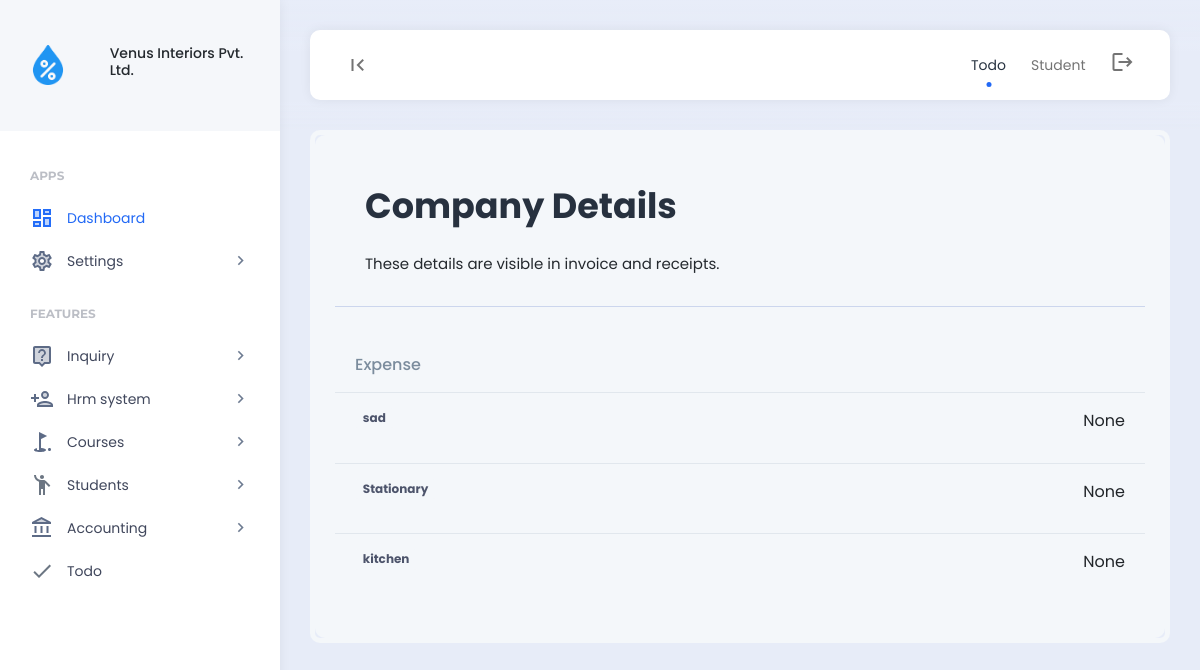
The page /finance_setup/ on the database as committed earlier.
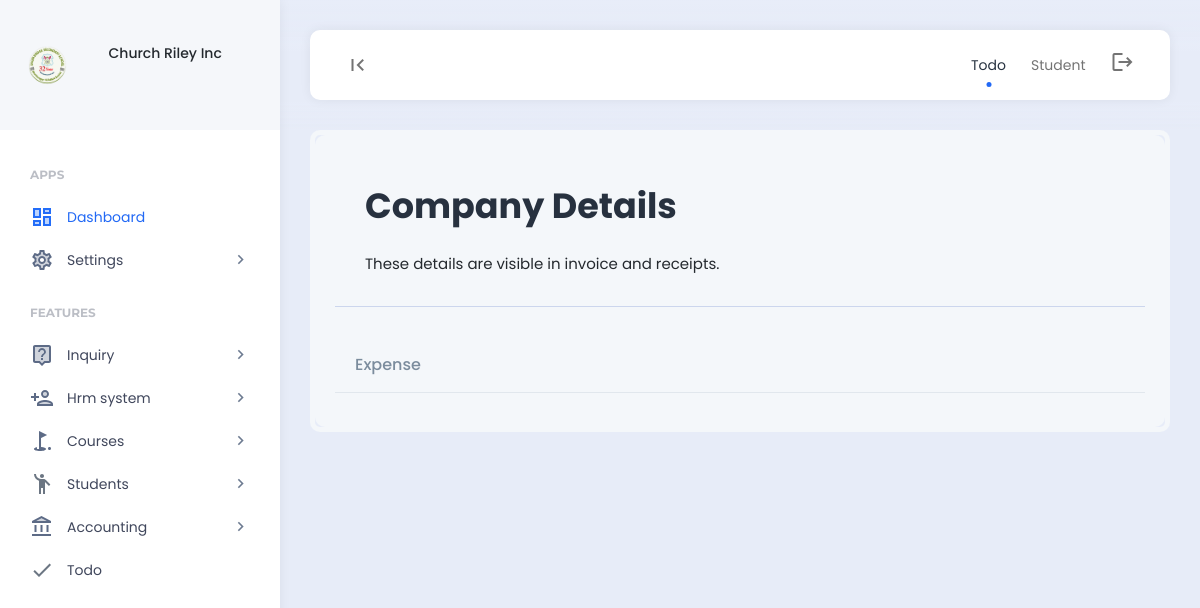
The same page on the database as committed later.
### features/models.py (models this page shows, shortened)
class Company(models.Model):
    company_name = models.CharField(max_length=255)
    company_address = models.CharField(max_length=255)
    company_email = models.CharField(max_length=255)
    company_contact_number = models.CharField(max_length=255)
    company_logo = models.ImageField(upload_to='company_images/')
    payment_terms = models.TextField()
    created = models.DateField(auto_now_add=True)
    class Meta:
        verbose_name_plural = "03. Company Setup"

### finance/models.py (models this page shows, shortened)
class ExpenseType(models.Model):
    expense_type=models.CharField(max_length=199)
    created = models.DateField(auto_now_add=True)
    class Meta:
        verbose_name_plural = "04. Expense Type"

### finance/views.py (the view)
# urls.py: path("finance_setup/", views.finance_setup, name="finance_setup"),
def finance_setup(request):
    expense_type  = ExpenseType.objects.all()
    context = {
        'expense_type':expense_type
    }
    return render (request,'finance/finance_setup.html',context)

### account/context_processors.py (called while the page is built, shortened)
def custom_data(request):
    permissions = []
    company = Company.objects.all().order_by('-created').first()
    return {'permissions': permissions, 'company': company}

### templates/finance/finance_setup.html (shortened to what this page needs)
{% include 'header.html' %}
<div class="app-content">
    <div class="content-wrapper">
        <div class="example-container">
            <div class="example-content bg-light">
                <div class="page-description d-flex align-items-center">
                    <div class="page-description-content flex-grow-1">
                        <h1>Company Details</h1>
                        <span>These details are visible in invoice and receipts.</span>
                    </div>
                </div>
                <div class="table-responsive">
					<table class="table nowrap">
						<thead>
							<tr>
								<th>Expense</th>
								<th></th>
							</tr>
						</thead>
						<tbody>
							{% for expense_type in expense_type %}
							<tr>
								<td><span class="badge badge-lg badge-light">{{expense_type.expense_type}}</span></td>
								<td>
									<div  class="d-flex align-items-center justify-content-end">
										{% if 'update_finance' in permissions or 'delete_finance' in permissions %}
                                        {% if 'update_finance' in permissions %}
                                        <a href="{% url 'edit_expense_type' id=expense_type.id %}" class="btn btn-primary"><i class="material-icons">edit</i></a>
                                        {% endif %}
                                        {% if 'delete_finance' in permissions %}
                                        <a href="#" class="btn btn-dark" data-bs-toggle="modal" data-bs-target="#exampleModalCenter{{expense_type.id}}"><i class="material-icons">delete</i></a>
                                        {% endif %}
											{% else %}
											<p>None</p>
										{% endif %}
									</div>
								</td>
							</tr>
							{% endfor %}
						</tbody>
					</table>
				</div>
            </div>
        </div>
    </div>
</div>
{% include 'footer.html' %}

### templates/header.html (shortened to what this page needs)
{% load static %}
<body>
    {% include 'nav_links.html' %}
    <div class="app align-content-stretch d-flex flex-wrap">
        <div class="app-sidebar">
            <div class="logo d-flex align-items-center">
                <div class="row">
                    <div class="col-2">
                        <img src="{{company.company_logo.url}}" height="40">
                    </div>
                    <div class="col-2"></div>
                    <div class="col-8">
                        <div class="sidebar-user-switcher user-activity-online">
                            <h6>{{company.company_name}}</h6>
                        </div>
                    </div>
                </div>
            </div>
            <div class="app-menu">
                <ul class="accordion-menu">
                    <li class="sidebar-title">
                        Apps
                    </li>
                    <li class="active-page">
                        <a href="{% url 'home' %}" class="active"><i class="material-icons-two-tone">dashboard</i>Dashboard</a>
                    </li>
                    <li>
                        <a href=""><i class="material-icons-two-tone">settings</i>Settings<i class="material-icons has-sub-menu">keyboard_arrow_right</i></a>
                    </li>
                    <li class="sidebar-title">
                        Features
                    </li>
                    <li>
                        <a href=""><i class="material-icons-two-tone">live_help</i>Inquiry<i class="material-icons has-sub-menu">keyboard_arrow_right</i></a>
                    </li>
                    <li>
                        <a href=""><i class="material-icons-two-tone">person_add</i>Hrm system<i class="material-icons has-sub-menu">keyboard_arrow_right</i></a>
                    </li>
                    <li>
                        <a href=""><i class="material-icons-two-tone">golf_course</i>Courses<i class="material-icons has-sub-menu">keyboard_arrow_right</i></a>
                    </li>
                    <li>
                        <a href="#"><i class="material-icons-two-tone">emoji_people</i>Students<i class="material-icons has-sub-menu">keyboard_arrow_right</i></a>
                            </li>
                        </ul>
                    <li>
                        <a href="#"><i class="material-icons-two-tone">account_balance</i>Accounting<i class="material-icons has-sub-menu">keyboard_arrow_right</i></a>
                    </li>
                    <li>
                        <a href="{% url 'todo' %}"><i class="material-icons-two-tone">done</i>Todo</a>
                    </li>
            </div>
        </div>
        <div class="app-container">
            <div class="app-header">
                <nav class="navbar navbar-light navbar-expand">
                    <div class="container-fluid">
                        <div class="navbar-nav" id="navbarNav">
                            <ul class="navbar-nav">
                                <li class="nav-item">
                                    <a class="nav-link hide-sidebar-toggle-button" href="#"><i class="material-icons">first_page</i></a>
                                </li>
                            </ul>
                        </div>
                        <div class="d-flex">
                            <ul class="navbar-nav">
                                <li class="nav-item hidden-on-mobile">
                                    <a class="nav-link active" href="{% url 'todo' %}">Todo</a>
                                </li>
                                <li class="nav-item hidden-on-mobile">
                                    <a class="nav-link" href="{% url 'student' %}">Student</a>
                                </li>
                                <li class="nav-item">
                                    <a class="nav-link" href="{% url 'logout' %}"><i class="material-icons">logout</i></a>
                                </li>
                            </ul>
                        </div>
                    </div>
                </nav>
            </div>

Rows that differ between the two databases and show on the page:
removed Company: company_logo (picture), company_name "Venus Interiors Pvt. Ltd."
removed ExpenseType: expense_type "sad"
removed ExpenseType: expense_type "Stationary"
removed ExpenseType: expense_type "kitchen"
added Company: company_logo (picture), company_name "Church Riley Inc"
